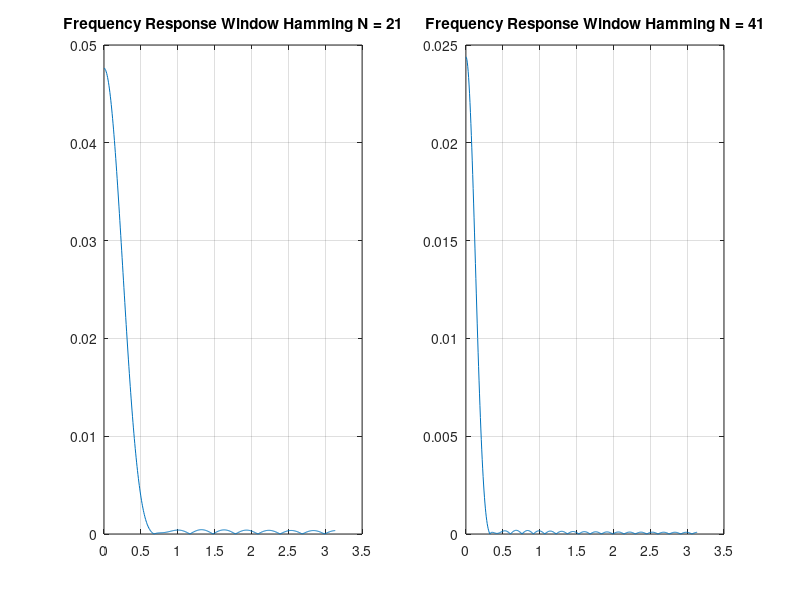
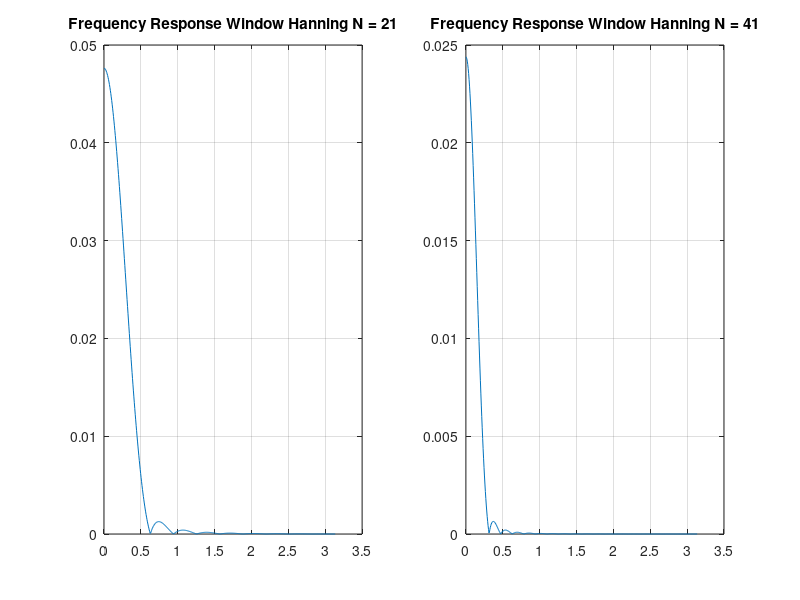
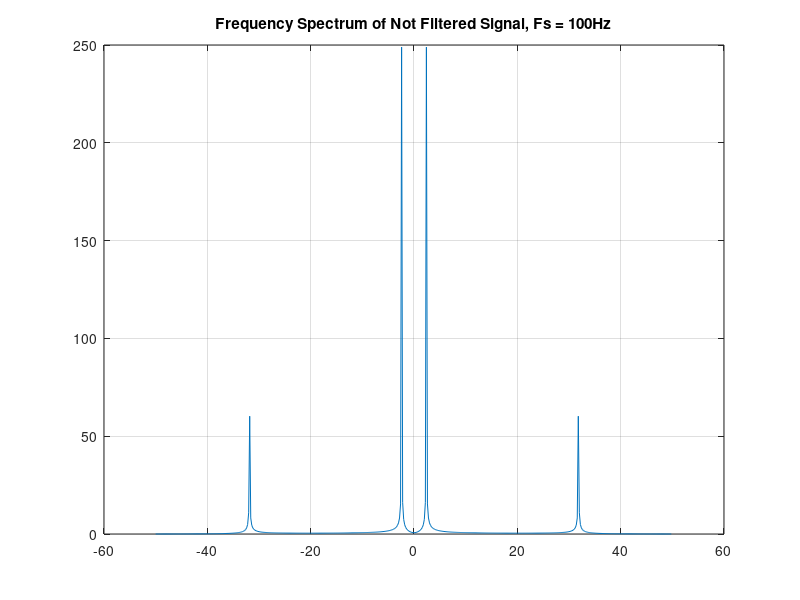
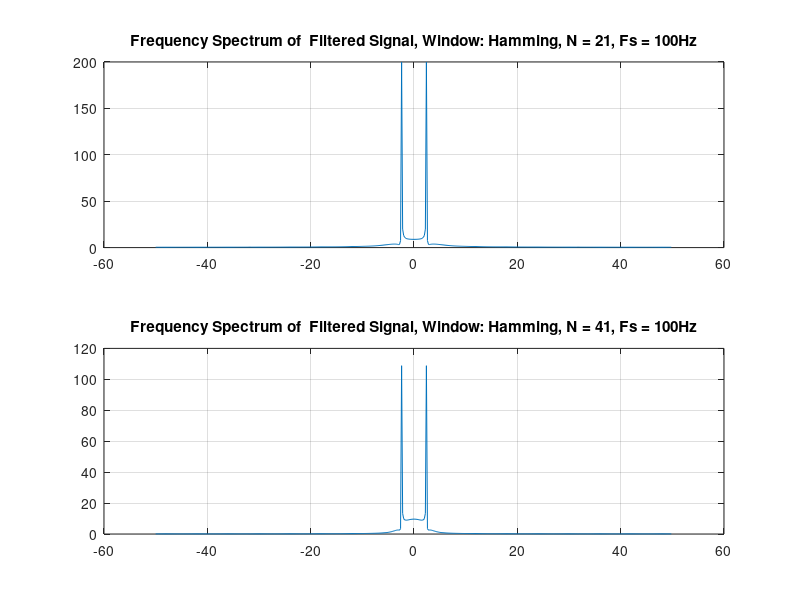

These figures' MATLAB source, in order:
% Avgousti Savvina 2018030200
% Christou Theodora 2018030202
% Maragkoudaki Magdalini 2017030169

%%%%%%%%%%%%%%%%%%%%%%%%%%%%%%% Exercise 2 %%%%%%%%%%%%%%%%%%%%%%%%%%%%%%%%
clc; clear; close all;

wc = 0.5*pi;
Fs1 = 100;
Fs2 = 50;
N1 = 21;           % order/length of the window
N2 = 41;

Ts1 = 1/Fs1;
S = 500;
ws1=2*pi*Fs1;
wn1=wc/(ws1/2);

Ts2 = 1/Fs2;
ws2=2*pi*Fs2;
wn2=wc/(ws2/2);

% FIR filter design        
filt1 = fir1(N1-1, wn1, 'low', hamming(N1));       % N-1 is the order of the filter
filt2 = fir1(N2-1, wn1, 'low', hamming(N2));       
filt3 = fir1(N1-1, wn1, 'low', hanning(N1));       
filt4 = fir1(N2-1, wn1, 'low', hanning(N2));  

% Fs = 50Hz
filt5 = fir1(N1-1, wn2, 'low', hamming(N1));       % N-1 is the order of the filter
filt6 = fir1(N2-1, wn2, 'low', hamming(N2));       
filt7 = fir1(N1-1, wn2, 'low', hanning(N1));       
filt8 = fir1(N2-1, wn2, 'low', hanning(N2));  

% Frequency response of filter
[H1,W1] = freqz(filt1,N1); 
[H2,W2] = freqz(filt2,N2);
[H3,W3] = freqz(filt3,N1); 
[H4,W4] = freqz(filt4,N2);

% Fs = 50Hz
[H5,W5] = freqz(filt5,N1); 
[H6,W6] = freqz(filt6,N2);
[H7,W7] = freqz(filt7,N1); 
[H8,W8] = freqz(filt8,N2);

figure;
subplot(1,2,1)
plot(W1, abs(H1));
grid on;
title('Frequency Response Window Hamming N = 21')
subplot(1,2,2)
plot(W2, abs(H2));
grid on;
title('Frequency Response Window Hamming N = 41')

figure;
subplot(1,2,1)
plot(W3, abs(H3));
grid on;
title('Frequency Response Window Hanning N = 21')
subplot(1,2,2)
plot(W4, abs(H4));
grid on;
title('Frequency Response Window Hanning N = 41')

%Initial signal
DT = 0.01;
t = 0 : DT : 500;
x = sin(15*t) + 0.25*sin(200*t);

ts1 = 0 : Ts1 : 500;
xn1 = sin(15*ts1) + 0.25*sin(200*ts1);

% Filtering the signal
y1 = filter(filt1, 1, xn1);
y2 = filter(filt2, 1, xn1);
y3 = filter(filt3, 1, xn1);
y4 = filter(filt4, 1, xn1);

% Fs = 50Hz
y5 = filter(filt1, 1, xn1);
y6 = filter(filt6, 1, xn1);
y7 = filter(filt7, 1, xn1);
y8 = filter(filt8, 1, xn1);

% Signal Spectrum
Fsp1 = -Fs1/2 : Fs1/S : (Fs1/2 - (Fs1/S));
Fsp2 = -Fs2/2 : Fs2/S : (Fs2/2 - (Fs2/S));
LengthFsp1 = length(Fsp1);
LengthFsp2 = length(Fsp2);

X1 = fft(xn1, LengthFsp1);
X1_1 = fftshift(X1);
X1_abs = abs(X1_1);

% Fs = 50Hz
X2 = fft(xn1, LengthFsp2);
X2_1 = fftshift(X2);
X2_abs = abs(X2_1);

% Hamming Window ,N = 21
Y1f = fft(y1, LengthFsp1);
Y1f_1 = fftshift(Y1f);
Y1f_abs = abs(Y1f_1);

% Hamming Window ,N = 41
Y2f = fft(y2, LengthFsp1);
Y2f_1 = fftshift(Y2f);
Y2f_abs = abs(Y2f_1);

% Hanning Window, N = 21
Y3f = fft(y3, LengthFsp1);
Y3f_1 = fftshift(Y3f);
Y3f_abs = abs(Y3f_1);

% Hanning Window, N = 41
Y4f = fft(y4, LengthFsp1);
Y4f_1 = fftshift(Y4f);
Y4f_abs = abs(Y4f_1);

% Fs = 50Hz
% Hamming Window ,N = 21
Y5f = fft(y1, LengthFsp2);
Y5f_1 = fftshift(Y5f);
Y5f_abs = abs(Y5f_1);

% Hamming Window ,N = 41
Y6f = fft(y6, LengthFsp2);
Y6f_1 = fftshift(Y6f);
Y6f_abs = abs(Y6f_1);

% Hanning Window, N = 21
Y7f = fft(y7, LengthFsp2);
Y7f_1 = fftshift(Y7f);
Y7f_abs = abs(Y7f_1);

% Hanning Window, N = 41
Y8f = fft(y8, LengthFsp2);
Y8f_1 = fftshift(Y8f);
Y8f_abs = abs(Y8f_1);

% Fs = 100Hz
figure;
plot(Fsp1, X1_abs)
grid on;
title('Frequency Spectrum of Not Filtered Signal, Fs = 100Hz');

figure;
subplot(2,1,1)
plot(Fsp1, Y1f_abs)
grid on;
title('Frequency Spectrum of  Filtered Signal, Window: Hamming, N = 21, Fs = 100Hz');
subplot(2,1,2)
plot(Fsp1, Y2f_abs)
grid on;
title('Frequency Spectrum of  Filtered Signal, Window: Hamming, N = 41, Fs = 100Hz');

figure;
subplot(2,1,1)
plot(Fsp1, Y3f_abs)
grid on;
title('Frequency Spectrum of  Filtered Signal, Window: Hanning, N = 21, Fs = 100Hz');
subplot(2,1,2)
plot(Fsp1, Y4f_abs)
grid on;
title('Frequency Spectrum of  Filtered Signal, Window: Hanning, N = 41, Fs = 100Hz');

% Fs = 50Hz
figure;
plot(Fsp2, X2_abs)
grid on;
title('Frequency Spectrum of Not Filtered Signal, Fs = 50Hz');

figure;
subplot(2,1,1)
plot(Fsp2, Y5f_abs)
grid on;
title('Frequency Spectrum of  Filtered Signal, Window: Hamming, N = 21, Fs = 50Hz');
subplot(2,1,2)
plot(Fsp2, Y6f_abs)
grid on;
title('Frequency Spectrum of  Filtered Signal, Window: Hamming, N = 41, Fs = 50Hz');

figure;
subplot(2,1,1)
plot(Fsp2, Y7f_abs)
grid on;
title('Frequency Spectrum of  Filtered Signal, Window: Hanning, N = 21, Fs = 50Hz');
subplot(2,1,2)
plot(Fsp2, Y8f_abs)
grid on;
title('Frequency Spectrum of  Filtered Signal, Window: Hanning, N = 41, Fs = 50Hz');
